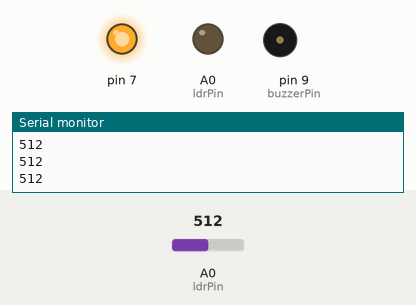
This sketch was run on a simulated Arduino Uno, built with avr-gcc and run on an emulated ATmega328P. Parts: output pins drawn as LEDs (lit = HIGH), buzzer (waves = sounding, pin HIGH), the last lines printed to the serial monitor. The inputs (shaded band) are chosen by the test bench; at power-on: A0 (ldrPin) = 512.

Above: at 1.2 s.
1.3 s: A0 (ldrPin) set to 12
2.8 s: A0 (ldrPin) set to 9
At 3.2 s:
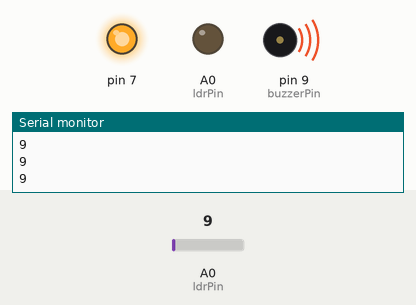
4.3 s: A0 (ldrPin) set to 122
At 5.5 s:
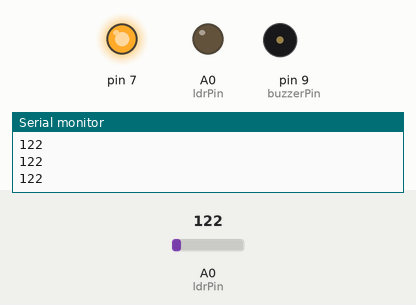
5.8 s: A0 (ldrPin) set to 0
At 6.7 s:
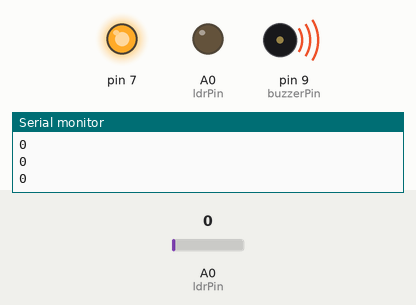
Timing chart, 0 to 8.3 s (numbered marks = the images above; inputs shaded):
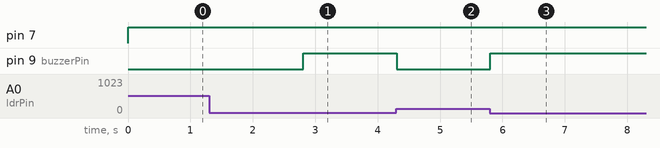

The sketch:

bestofbest.ino
```cpp
// lazer sensörü d7 , buzzer d9da , ldr a0
int ldrPin = A0;
int buzzerPin = 9;
int ldrValue = 0;
void setup() {
   pinMode(9,OUTPUT);
   pinMode(ldrPin,OUTPUT);
   pinMode(7,OUTPUT);

   Serial.begin(9600);
}

void loop() {
digitalWrite(7,HIGH);

 ldrValue = analogRead(A0);
 Serial.println(ldrValue);

if(ldrValue<=10)
  {
  digitalWrite(buzzerPin,HIGH);
  }
else
  {
   digitalWrite(buzzerPin,LOW);
  }


}
```

Measured:
- the behaviour switches between 11 and 10 on A0 (ldrPin) (found by bisection; images 0 and 1)
- after the input at 2.8 s, pin 9 (buzzerPin): LOW → HIGH at once
- after the input at 4.3 s, pin 9 (buzzerPin): HIGH → LOW at once
- after the input at 5.8 s, pin 9 (buzzerPin): LOW → HIGH at once
